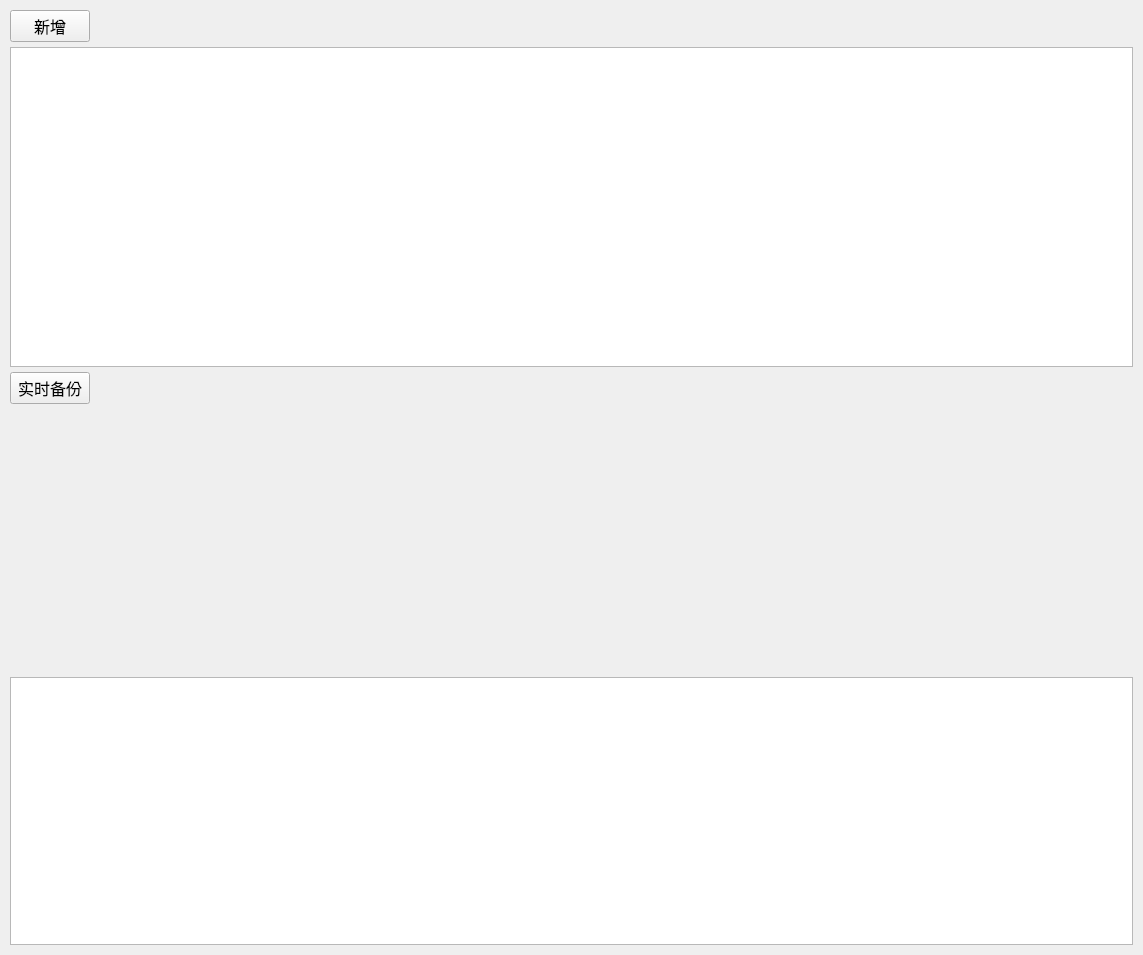
<?xml version="1.0" encoding="UTF-8"?>
<ui version="4.0">
 <class>BackupWidget</class>
 <widget class="QWidget" name="BackupWidget">
  <property name="geometry">
   <rect>
    <x>0</x>
    <y>0</y>
    <width>1143</width>
    <height>955</height>
   </rect>
  </property>
  <property name="windowTitle">
   <string>Form</string>
  </property>
  <layout class="QVBoxLayout" name="verticalLayout">
   <property name="spacing">
    <number>5</number>
   </property>
   <property name="leftMargin">
    <number>10</number>
   </property>
   <property name="topMargin">
    <number>10</number>
   </property>
   <property name="rightMargin">
    <number>10</number>
   </property>
   <property name="bottomMargin">
    <number>10</number>
   </property>
   <item>
    <layout class="QHBoxLayout" name="horizontalLayout_4">
     <item>
      <widget class="QPushButton" name="btn_add_path">
       <property name="font">
        <font>
         <family>Source Code Pro ExtraLight</family>
         <pointsize>12</pointsize>
        </font>
       </property>
       <property name="text">
        <string>新增</string>
       </property>
      </widget>
     </item>
     <item>
      <spacer name="horizontalSpacer">
       <property name="orientation">
        <enum>Qt::Horizontal</enum>
       </property>
       <property name="sizeHint" stdset="0">
        <size>
         <width>40</width>
         <height>20</height>
        </size>
       </property>
      </spacer>
     </item>
    </layout>
   </item>
   <item>
    <widget class="QListWidget" name="listWidget_path">
     <property name="minimumSize">
      <size>
       <width>0</width>
       <height>320</height>
      </size>
     </property>
    </widget>
   </item>
   <item>
    <layout class="QHBoxLayout" name="horizontalLayout_10">
     <property name="spacing">
      <number>5</number>
     </property>
     <item>
      <widget class="QPushButton" name="btn_realtime_backup">
       <property name="font">
        <font>
         <family>Source Code Pro ExtraLight</family>
         <pointsize>12</pointsize>
        </font>
       </property>
       <property name="text">
        <string>实时备份</string>
       </property>
      </widget>
     </item>
     <item>
      <spacer name="horizontalSpacer_3">
       <property name="orientation">
        <enum>Qt::Horizontal</enum>
       </property>
       <property name="sizeHint" stdset="0">
        <size>
         <width>40</width>
         <height>20</height>
        </size>
       </property>
      </spacer>
     </item>
    </layout>
   </item>
   <item>
    <spacer name="verticalSpacer">
     <property name="orientation">
      <enum>Qt::Vertical</enum>
     </property>
     <property name="sizeHint" stdset="0">
      <size>
       <width>20</width>
       <height>40</height>
      </size>
     </property>
    </spacer>
   </item>
   <item>
    <widget class="QPlainTextEdit" name="text_console">
     <property name="font">
      <font>
       <family>Source Code Pro ExtraLight</family>
       <pointsize>12</pointsize>
      </font>
     </property>
    </widget>
   </item>
  </layout>
 </widget>
 <resources/>
 <connections/>
</ui>
